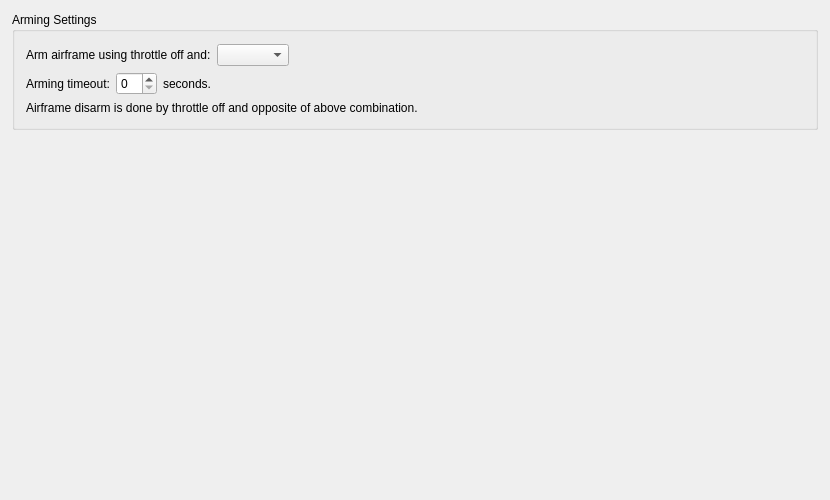
         <widget class="QWidget" name="scrollAreaWidgetContents_2">
          <property name="geometry">
           <rect>
            <x>0</x>
            <y>0</y>
            <width>830</width>
            <height>500</height>
           </rect>
          </property>
          <layout class="QVBoxLayout" name="verticalLayout_2">
           <property name="margin">
            <number>12</number>
           </property>
           <item>
            <widget class="QGroupBox" name="groupBox_6">
             <property name="title">
              <string>Arming Settings</string>
             </property>
             <layout class="QVBoxLayout" name="verticalLayout_7">
              <property name="leftMargin">
               <number>11</number>
              </property>
              <property name="topMargin">
               <number>12</number>
              </property>
              <property name="rightMargin">
               <number>12</number>
              </property>
              <property name="bottomMargin">
               <number>12</number>
              </property>
              <item>
               <layout class="QHBoxLayout" name="horizontalLayout">
                <item>
                 <widget class="QLabel" name="label_17">
                  <property name="font">
                   <font>
                    <weight>50</weight>
                    <bold>false</bold>
                   </font>
                  </property>
                  <property name="text">
                   <string>Arm airframe using throttle off and:</string>
                  </property>
                 </widget>
                </item>
                <item>
                 <widget class="QComboBox" name="armControl">
                  <property name="focusPolicy">
                   <enum>Qt::StrongFocus</enum>
                  </property>
                  <property name="toolTip">
                   <string>Indicate the control used for arming the airframe, in addition to setting the throttle to its minimum position. In other terms &quot;Throttle Off&quot;.</string>
                  </property>
                 </widget>
                </item>
                <item>
                 <spacer name="horizontalSpacer">
                  <property name="orientation">
                   <enum>Qt::Horizontal</enum>
                  </property>
                  <property name="sizeHint" stdset="0">
                   <size>
                    <width>40</width>
                    <height>20</height>
                   </size>
                  </property>
                 </spacer>
                </item>
               </layout>
              </item>
              <item>
               <layout class="QHBoxLayout" name="horizontalLayout_2">
                <item>
                 <widget class="QLabel" name="label_18">
                  <property name="text">
                   <string>Arming timeout:</string>
                  </property>
                 </widget>
                </item>
                <item>
                 <widget class="QSpinBox" name="armTimeout">
                  <property name="focusPolicy">
                   <enum>Qt::StrongFocus</enum>
                  </property>
                  <property name="toolTip">
                   <string>After the time indicated here, the frame go back to disarmed state.</string>
                  </property>
                  <property name="maximum">
                   <number>64</number>
                  </property>
                 </widget>
                </item>
                <item>
                 <widget class="QLabel" name="label_19">
                  <property name="text">
                   <string>seconds.</string>
                  </property>
                 </widget>
                </item>
                <item>
                 <spacer name="horizontalSpacer_2">
                  <property name="orientation">
                   <enum>Qt::Horizontal</enum>
                  </property>
                  <property name="sizeHint" stdset="0">
                   <size>
                    <width>40</width>
                    <height>20</height>
                   </size>
                  </property>
                 </spacer>
                </item>
               </layout>
              </item>
              <item>
               <widget class="QLabel" name="label_3">
                <property name="text">
                 <string>Airframe disarm is done by throttle off and opposite of above combination.</string>
                </property>
               </widget>
              </item>
             </layout>
            </widget>
           </item>
           <item>
            <spacer name="verticalSpacer">
             <property name="orientation">
              <enum>Qt::Vertical</enum>
             </property>
             <property name="sizeHint" stdset="0">
              <size>
               <width>20</width>
               <height>467</height>
              </size>
             </property>
            </spacer>
           </item>
          </layout>
         </widget>
